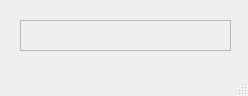
<?xml version="1.0" encoding="UTF-8"?>
<ui version="4.0">
 <class>MainWindow</class>
 <widget class="QMainWindow" name="MainWindow">
  <property name="geometry">
   <rect>
    <x>0</x>
    <y>0</y>
    <width>248</width>
    <height>96</height>
   </rect>
  </property>
  <property name="windowTitle">
   <string>MainWindow</string>
  </property>
  <widget class="QWidget" name="centralwidget">
   <widget class="QPlainTextEdit" name="plainTextEdit">
    <property name="enabled">
     <bool>false</bool>
    </property>
    <property name="geometry">
     <rect>
      <x>20</x>
      <y>20</y>
      <width>211</width>
      <height>31</height>
     </rect>
    </property>
   </widget>
  </widget>
  <widget class="QMenuBar" name="menubar">
   <property name="geometry">
    <rect>
     <x>0</x>
     <y>0</y>
     <width>248</width>
     <height>21</height>
    </rect>
   </property>
  </widget>
  <widget class="QStatusBar" name="statusbar"/>
 </widget>
 <resources/>
 <connections/>
</ui>
